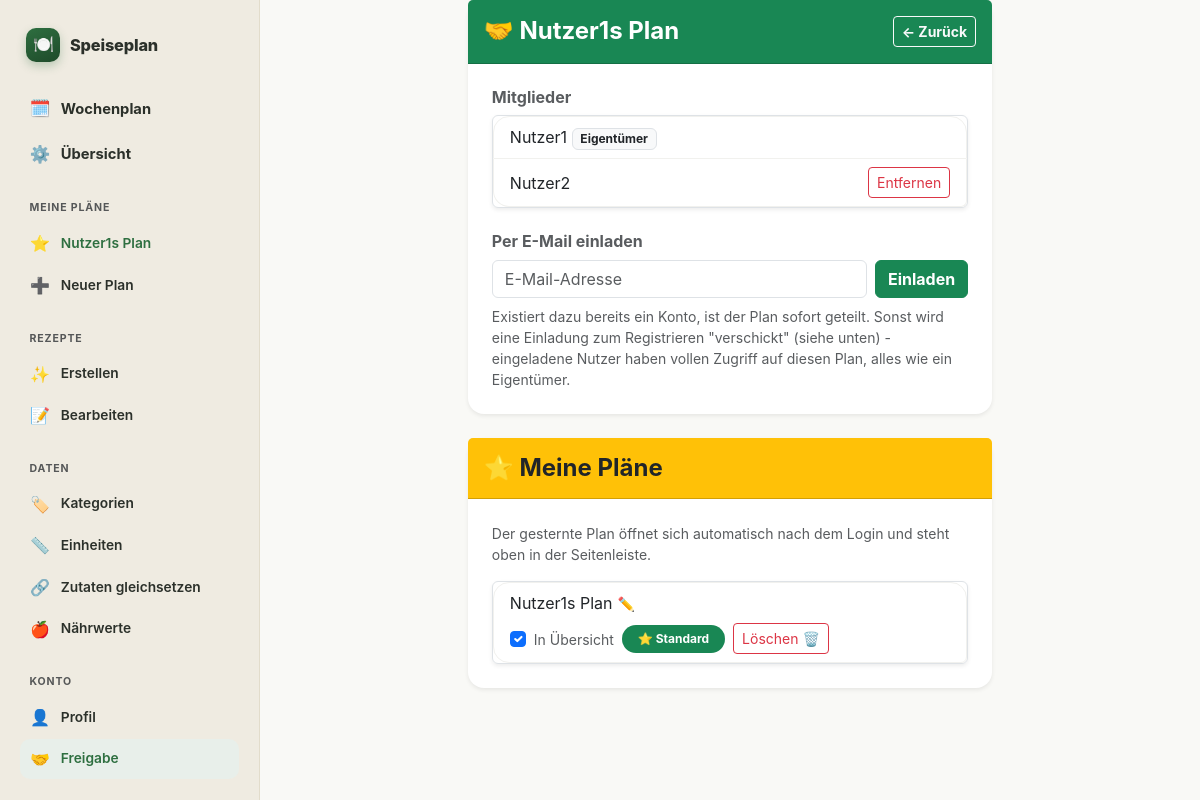
/manage/sharing (signed in), run on the app's committed database.
### models.py (models this page shows)
class PlanMembership(db.Model):
    id = db.Column(db.Integer, primary_key=True)
    plan_id = db.Column(db.Integer, db.ForeignKey('plan.id'), nullable=False, index=True)
    user_id = db.Column(db.Integer, db.ForeignKey('user.id'), nullable=False, index=True)
    is_starred = db.Column(db.Boolean, default=False, nullable=False)
    show_in_week_overview = db.Column(db.Boolean, default=True, nullable=False)
    __table_args__ = (db.UniqueConstraint('plan_id', 'user_id', name='uq_plan_membership_plan_id_user_id'),)
    plan = db.relationship('Plan')
    user = db.relationship('User')

class Plan(db.Model):
    id = db.Column(db.Integer, primary_key=True)
    name = db.Column(db.String(100), nullable=False)
    owner_user_id = db.Column(db.Integer, db.ForeignKey('user.id'), nullable=False)
    created_at = db.Column(db.DateTime, default=db.func.now())
    owner = db.relationship('User', foreign_keys=[owner_user_id])

class User(db.Model):
    id = db.Column(db.Integer, primary_key=True)
    name = db.Column(db.String(50), nullable=False)
    email = db.Column(db.String(255), unique=True, nullable=False, index=True)
    password_hash = db.Column(db.String(255), nullable=False)
    created_at = db.Column(db.DateTime, default=db.func.now())

### routes/sharing.py (the view)
@sharing_bp.route('/manage/sharing')
def sharing_view():
    plan = current_plan()
    if plan is None:
        abort(404)
    member_ids = {m.user_id for m in PlanMembership.query.filter_by(plan_id=plan.id).all()}
    members = User.query.filter(User.id.in_(member_ids)).order_by(User.name).all() if member_ids else []
    pending_invites = PendingPlanInvite.query.filter_by(plan_id=plan.id).order_by(PendingPlanInvite.invited_at).all()
    user = current_user()
    own_memberships = PlanMembership.query.filter_by(user_id=user.id).all()
    own_memberships.sort(key=lambda m: (not m.is_starred, m.plan.name))
    return render_template(
        'sharing.html', plan=plan, members=members, pending_invites=pending_invites,
        own_memberships=own_memberships,
    )

### app.py (called while the page is built)
@app.before_request
def require_login():
    if request.endpoint is None or request.endpoint in ('auth.login', 'auth.register', 'static'):
        return None
    if current_user() is None:
        return redirect(url_for('auth.login', next=request.path))
    if current_plan() is None and request.endpoint not in ZERO_PLAN_ALLOWED_ENDPOINTS:
        return redirect(url_for('plan.index'))
    return None

@app.after_request
def set_security_headers(response):
    response.headers['X-Content-Type-Options'] = 'nosniff'
    response.headers['X-Frame-Options'] = 'DENY'
    response.headers['Referrer-Policy'] = 'same-origin'
    response.headers['Permissions-Policy'] = 'geolocation=(), camera=(), microphone=()'
    response.headers['Content-Security-Policy'] = (
        "default-src 'self'; "
        "script-src 'self' 'unsafe-inline'; "
        "style-src 'self' 'unsafe-inline'; "
        "img-src 'self' data:; "
        "frame-ancestors 'none'; "
        "base-uri 'self'; "
        "form-action 'self'"
    )
    return response

@app.context_processor
def inject_css_version():
    css_path = os.path.join(app.static_folder, 'style.css')
    try:
        css_version = int(os.path.getmtime(css_path))
    except OSError:
        css_version = 0
    return {'css_version': css_version}

@app.context_processor
def inject_current_user_and_plans():
    user = current_user()
    if user is None:
        return {'nav_current_user': None, 'nav_current_plan': None, 'nav_user_plans': []}
    return {
        'nav_current_user': user,
        'nav_current_plan': current_plan(),
        'nav_user_plans': user_plan_memberships(user),
    }

@app.context_processor
def inject_shopping_categories():
    return {
        'shopping_categories': SHOPPING_CATEGORIES,
        'shopping_uncategorized': UNCATEGORIZED,
        'pantry_categories': sorted(PANTRY_CATEGORIES),
    }

@app.context_processor
def inject_ingredient_aliases():
    plan = current_plan()
    return {'ingredient_aliases': get_all_aliases(plan.id) if plan else {}}

@app.context_processor
def inject_ingredient_nutrition():
    plan = current_plan()
    return {'ingredient_nutrition': get_all_nutrition_entries(plan.id) if plan else {}}

### services/auth.py (called while the page is built)
def current_user():
    if 'user_id' not in session:
        return None
    if not hasattr(g, '_current_user'):
        g._current_user = User.query.get(session['user_id'])
        if g._current_user is None:
            session.clear()
    return g._current_user

### templates/sharing.html (shortened to what this page needs)
{% extends 'base.html' %}
{% block content %}
<div class="row justify-content-center">
    <div class="col-12 col-md-7">
        <div class="card shadow-sm border-0 mb-4">
            <div class="card-header bg-success text-white py-3 d-flex justify-content-between align-items-center">
                <h4 class="card-title mb-0 fw-bold">🤝 {{ plan.name }}</h4>
                <a href="/manage" class="btn btn-sm btn-outline-light fw-bold"><- Zurück</a>
            </div>
            <div class="card-body p-4">
                <h6 class="fw-bold text-muted mb-2">Mitglieder</h6>
                <div class="list-group shadow-sm rounded border mb-4">
                    {% for member in members %}
                    <div class="list-group-item d-flex justify-content-between align-items-center py-2">
                        <span>{{ member.name }}{% if member.id == plan.owner_user_id %} <span class="badge bg-light text-dark border">Eigentümer</span>{% endif %}</span>
                        {% if member.id != plan.owner_user_id %}
                        <form method="POST" action="{{ url_for('sharing.remove_member', user_id=member.id) }}">
                            <button type="submit" class="btn btn-sm btn-outline-danger">Entfernen</button>
                        </form>
                        {% endif %}
                    </div>
                    {% endfor %}
                </div>
                <h6 class="fw-bold text-muted mb-2">Per E-Mail einladen</h6>
                <form method="POST" action="{{ url_for('sharing.invite_member') }}" class="d-flex gap-2 mb-2">
                    <input type="email" name="email" class="form-control" placeholder="E-Mail-Adresse" required>
                    <button type="submit" class="btn btn-success fw-bold text-nowrap">Einladen</button>
                </form>
                <div class="form-text">Existiert dazu bereits ein Konto, ist der Plan sofort geteilt. Sonst wird eine Einladung zum Registrieren "verschickt" (siehe unten) - eingeladene Nutzer haben vollen Zugriff auf diesen Plan, alles wie ein Eigentümer.</div>
            </div>
        </div>
        <div class="card shadow-sm border-0">
            <div class="card-header bg-warning text-dark py-3">
                <h4 class="card-title mb-0 fw-bold">⭐ Meine Pläne</h4>
            </div>
            <div class="card-body p-4">
                <p class="text-muted small mb-3">Der gesternte Plan öffnet sich automatisch nach dem Login und steht oben in der Seitenleiste.</p>
                <div class="list-group shadow-sm rounded border">
                    {% for membership in own_memberships %}
                    <div class="list-group-item d-flex justify-content-between align-items-center py-2 gap-2 flex-wrap">
                        <span class="d-flex align-items-center gap-1">
                            {{ membership.plan.name }}
                            <button type="button" class="btn btn-sm btn-link p-0 text-decoration-none" data-plan-id="{{ membership.plan_id }}" data-plan-name="{{ membership.plan.name }}" onclick="openRenamePlanModal(this)" title="Umbenennen">✏️</button>
                        </span>
                        <div class="d-flex align-items-center gap-2">
                            <form method="POST" action="{{ url_for('sharing.toggle_overview', plan_id=membership.plan_id) }}" class="form-check form-check-inline m-0">
                                <input class="form-check-input" type="checkbox" id="overview-{{ membership.plan_id }}"
                                       {% if membership.show_in_week_overview %}checked{% endif %} onchange="this.form.submit()">
                                <label class="form-check-label small text-muted" for="overview-{{ membership.plan_id }}" title="In den Tageskacheln der anderen eigenen Pläne mit anzeigen">In Übersicht</label>
                            </form>
                            {% if membership.is_starred %}
                            <span class="badge bg-success px-3 py-2 rounded-pill">⭐ Standard</span>
                            {% else %}
                            <form method="POST" action="{{ url_for('sharing.star_plan', plan_id=membership.plan_id) }}" class="m-0">
                                <input type="hidden" name="csrf_token" value="{{ csrf_token() }}">
                                <button type="submit" class="btn btn-sm btn-outline-warning fw-bold">☆ Als Standard setzen</button>
                            </form>
                            {% endif %}
                            {% if membership.plan.owner_user_id == nav_current_user.id %}
                            <button type="button" class="btn btn-sm btn-outline-danger" data-plan-id="{{ membership.plan_id }}" data-plan-name="{{ membership.plan.name }}" onclick="openDeletePlanModal(this)">Löschen 🗑️</button>
                            {% endif %}
                        </div>
                    </div>
                    {% endfor %}
                </div>
            </div>
        </div>
    </div>
</div>
{% endblock %}

### templates/base.html (shortened to what this page needs)
<!DOCTYPE html>
<html lang="de">
<head>
    <link rel="stylesheet" href="{{ url_for('static', filename='bootstrap.min.css') }}" type="text/css">
    <link rel="stylesheet" href="{{ url_for('static', filename='style.css') }}?v={{ css_version }}" type="text/css">
</head>
<body>
    <div class="app-shell">
        <aside class="app-rail">
            <a class="rail-brand" href="/">
                <span class="mark">🍽️</span>
                <span class="name">Speiseplan</span>
            </a>
            <div class="nav-primary">
                <a class="nav-link {% if request.path == '/' or request.path.startswith('/plan') %}active{% endif %}" href="/"><span class="ic">🗓️</span>Wochenplan</a>
                <a class="nav-link {% if request.path == '/manage' %}active{% endif %}" href="/manage"><span class="ic">⚙️</span>Übersicht</a>
            </div>
            <div class="rail-section">
                <div class="rail-label">Meine Pläne</div>
                {% for membership in nav_user_plans %}
                <form method="POST" action="{{ url_for('auth.switch_plan', plan_id=membership.plan_id) }}">
                    <button type="submit" class="rail-link w-100 text-start border-0 bg-transparent {% if nav_current_plan and membership.plan_id == nav_current_plan.id %}active{% endif %}">
                        <span class="ic">{{ '⭐' if membership.is_starred else '📋' }}</span>{{ membership.plan.name }}
                    </button>
                </form>
                {% endfor %}
                <button type="button" class="rail-link w-100 text-start border-0 bg-transparent" data-bs-toggle="modal" data-bs-target="#createPlanModal">
                    <span class="ic">➕</span>Neuer Plan
                </button>
            </div>
            <div class="rail-section">
                <div class="rail-label">Rezepte</div>
                <a class="rail-link {% if request.path == '/manage/recipe/create' %}active{% endif %}" href="/manage/recipe/create"><span class="ic">✨</span>Erstellen</a>
                <a class="rail-link {% if request.path == '/manage/recipe/edit-list' or request.path.startswith('/manage/recipe/edit/') %}active{% endif %}" href="/manage/recipe/edit-list"><span class="ic">📝</span>Bearbeiten</a>
            </div>
            <div class="rail-section">
                <div class="rail-label">Daten</div>
                <a class="rail-link {% if request.path == '/manage/categories' %}active{% endif %}" href="/manage/categories"><span class="ic">🏷️</span>Kategorien</a>
                <a class="rail-link {% if request.path == '/manage/units' %}active{% endif %}" href="/manage/units"><span class="ic">📏</span>Einheiten</a>
                <a class="rail-link {% if request.path == '/manage/ingredient-aliases' %}active{% endif %}" href="/manage/ingredient-aliases"><span class="ic">🔗</span>Zutaten gleichsetzen</a>
                <a class="rail-link {% if request.path == '/manage/ingredient-nutrition' %}active{% endif %}" href="/manage/ingredient-nutrition"><span class="ic">🍎</span>Nährwerte</a>
            </div>
            <div class="rail-section">
                <div class="rail-label">Konto</div>
                <a class="rail-link {% if request.path == '/manage/account' %}active{% endif %}" href="/manage/account"><span class="ic">👤</span>Profil</a>
                <a class="rail-link {% if request.path == '/manage/sharing' %}active{% endif %}" href="/manage/sharing"><span class="ic">🤝</span>Freigabe</a>
            </div>
        </aside>
        <div class="app-content">
            <div class="container pb-5">
                {% block content %}{% endblock %}
            </div>
        </div>
    </div>
</body>
</html>

### static/style.css (style rules this page uses)
:root { --primary-food: #2E6F40; --primary-dark: #1E4A2A; --accent-warm: #F4C430; --bg-warm: #F9F9F6; --text-dark: #2B302A; --radius-main: 1rem; --card-bg: #ffffff; --border-subtle: #F1F1EE; --scrollbar-thumb: #D1D1CB; --highlight-bg: #E8EFEA; --excluded-bg: #eeeeee; --rail-bg: #EFEBE1; --rail-border: #E2DCCB; }
body { font-family: 'Plus Jakarta Sans', sans-serif; background-color: var(--bg-warm); color: var(--text-dark); }
.app-shell { display: grid; grid-template-columns: 260px 1fr; min-height: 100vh; }
.app-content { min-width: 0; }
.app-rail { background: var(--rail-bg); border-right: 1px solid var(--rail-border); padding: 1.75rem 1.25rem 1.5rem; display: flex; flex-direction: column; position: sticky; top: 0; height: 100vh; overflow-y: auto; }
.rail-brand { display: flex; align-items: center; gap: 0.6rem; padding: 0 0.4rem; margin-bottom: 1.6rem; text-decoration: none; color: var(--text-dark); }
.rail-brand .mark { width: 34px; height: 34px; border-radius: 10px; background: linear-gradient(155deg, var(--primary-food), var(--primary-dark)); display: flex; align-items: center; justify-content: center; font-size: 1.05rem; box-shadow: 0 4px 10px rgba(46, 111, 64, 0.28); flex-shrink: 0; }
.rail-brand .name { font-weight: 800; font-size: 1.02rem; letter-spacing: -0.01em; }
.nav-primary { margin-bottom: 1.4rem; }
.nav-link { display: flex; align-items: center; gap: 0.65rem; padding: 0.55rem 0.6rem; border-radius: 10px; color: var(--text-dark) !important; text-decoration: none; font-weight: 700; font-size: 0.92rem; margin-bottom: 0.15rem; }
.nav-link .ic { font-size: 1.05rem; width: 1.3rem; text-align: center; flex-shrink: 0; }
.rail-section { margin-bottom: 1.5rem; }
.rail-label { font-size: 0.66rem; font-weight: 700; letter-spacing: 0.08em; text-transform: uppercase; color: var(--bs-secondary-color); padding: 0 0.6rem; margin-bottom: 0.45rem; }
.rail-link { display: flex; align-items: center; gap: 0.65rem; padding: 0.5rem 0.6rem; border-radius: 10px; color: var(--text-dark); text-decoration: none; font-weight: 600; font-size: 0.86rem; margin-bottom: 0.1rem; }
.rail-link .ic { font-size: 1rem; width: 1.3rem; text-align: center; flex-shrink: 0; }
.rail-link.active { background: var(--highlight-bg); color: var(--primary-food); }
.card { border: none !important; border-radius: var(--radius-main); box-shadow: 0 8px 24px rgba(0, 0, 0, 0.04); background-color: var(--card-bg); }
.list-group-item { border-color: var(--border-subtle) !important; transition: background-color 0.2s ease; }
.list-group-item:first-child { border-top-left-radius: var(--radius-main) !important; border-top-right-radius: var(--radius-main) !important; }
.list-group-item:last-child { border-bottom-left-radius: var(--radius-main) !important; }

### templates/base.html (style rules this page uses)
body { font-family: -apple-system, BlinkMacSystemFont, "Segoe UI", Roboto, Helvetica, Arial, sans-serif; }

### data on the page
PlanMembership: is_starred "⭐", plan.name "Nutzer1s Plan", show_in_week_overview "☑", shows "⭐ Standard"
Plan: name "Nutzer1s Plan"
User: name "Nutzer1", shows "Eigentümer"
User: name "Nutzer2"
